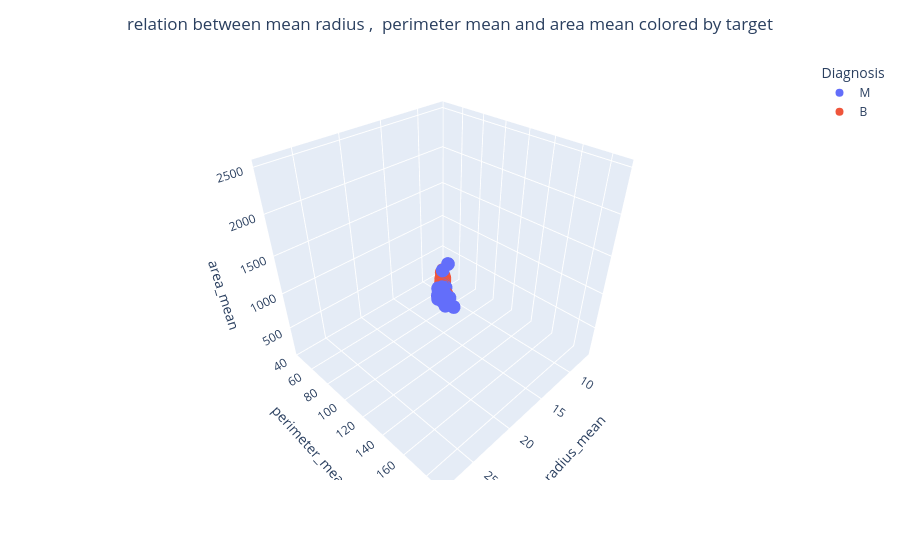

The code cell stored with this chart in its notebook:
### Markdown cell above
these 2 features almost doesn’t affect each other , and the more perimeter values grows Malignant cases starts showing

### Code cell
# 3D plot to visualize the relation between radius mean , perimeter mean ans area mean colored by target
fig = px.scatter_3d(data_frame= df , x = 'radius_mean' , y = 'perimeter_mean' ,z = 'area_mean', color='Diagnosis')
fig.update_layout(
    title='relation between mean radius ,  perimeter mean and area mean colored by target' ,
    title_x = 0.5
)

### Figure 1 — Plotly figure (JSON) as saved in the notebook; plotly's stock layout.template omitted (floating-point values rounded to 4 significant figures; data arrays with more than 128 entries replaced by an {"elided": "..."} marker saying what was removed)
{"data": [{"hovertemplate": "Diagnosis=M<br>radius_mean=%{x}<br>perimeter_mean=%{y}<br>area_mean=%{z}<extra></extra>", "legendgroup": "M", "marker": {"color": "#636efa", "symbol": "circle"}, "mode": "markers", "name": "M", "scene": "scene", "showlegend": true, "type": "scatter3d", "x": {"elided": "212 float values"}, "y": {"elided": "212 float values"}, "z": {"elided": "212 float values"}}, {"hovertemplate": "Diagnosis=B<br>radius_mean=%{x}<br>perimeter_mean=%{y}<br>area_mean=%{z}<extra></extra>", "legendgroup": "B", "marker": {"color": "#EF553B", "symbol": "circle"}, "mode": "markers", "name": "B", "scene": "scene", "showlegend": true, "type": "scatter3d", "x": {"elided": "357 float values"}, "y": {"elided": "357 float values"}, "z": {"elided": "357 float values"}}], "layout": {"legend": {"title": {"text": "Diagnosis"}, "tracegroupgap": 0}, "margin": {"t": 60}, "scene": {"domain": {"x": [0, 1], "y": [0, 1]}, "xaxis": {"title": {"text": "radius_mean"}}, "yaxis": {"title": {"text": "perimeter_mean"}}, "zaxis": {"title": {"text": "area_mean"}}}, "title": {"text": "relation between mean radius ,  perimeter mean and area mean colored by target", "x": 0.5}}}
